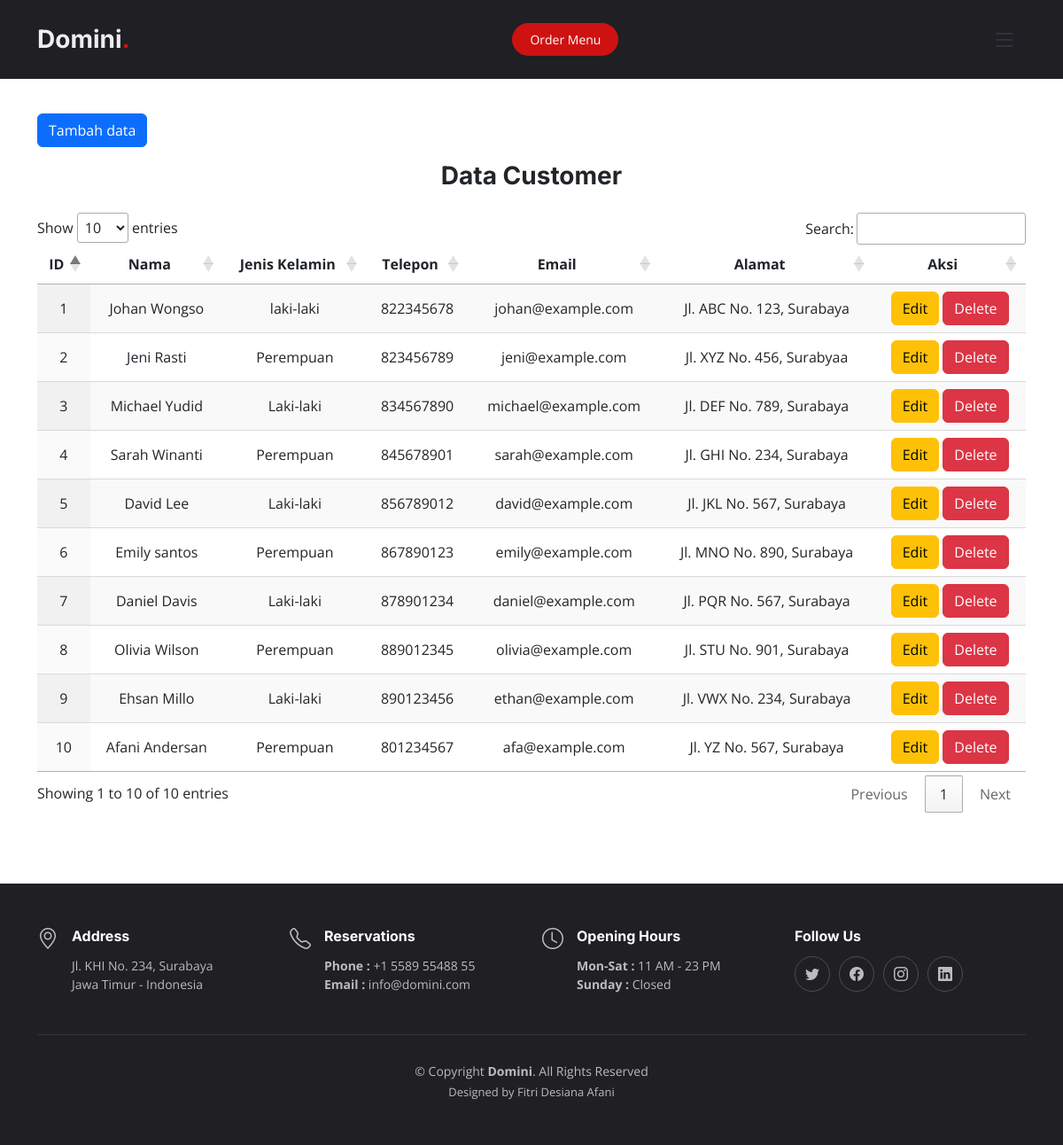
/customer.php, run on the app's committed database.
### tables this page shows
CREATE TABLE `customer` (
  `id_customer` int(11) NOT NULL,
  `nama` varchar(100) NOT NULL,
  `jenis_kelamin` varchar(10) NOT NULL,
  `telepon` int(11) NOT NULL,
  `email` varchar(20) NOT NULL,
  `alamat` varchar(100) NOT NULL
);

### customer.php (the view, shortened to what this page needs)
<!DOCTYPE html>
<html lang="en">
<head>
  <link href="assets/vendor/bootstrap/css/bootstrap.min.css" rel="stylesheet">
  <link href="assets/vendor/bootstrap-icons/bootstrap-icons.css" rel="stylesheet">
  <link href="assets/vendor/aos/aos.css" rel="stylesheet">
  <link href="assets/vendor/glightbox/css/glightbox.min.css" rel="stylesheet">
  <link href="assets/vendor/swiper/swiper-bundle.min.css" rel="stylesheet">
  <link href="assets/css/main2.css" rel="stylesheet">
  <link rel="stylesheet" href="https://cdn.datatables.net/1.13.4/css/jquery.dataTables.css" />
</head>
<body>
  <header id="header" class="header fixed-top d-flex align-items-center">
    <div class="container d-flex align-items-center justify-content-between">
      <a href="index.php" class="logo d-flex align-items-center me-auto me-lg-0">
        <h1>Domini<span>.</span></h1>
      </a>
      <a class="btn-book-a-table" href="order.php">Order Menu</a>
      <i class="mobile-nav-toggle mobile-nav-show bi bi-list"></i>
    </div>
  </header>
  <section id="crud" class="dropdown">
    <div class="container">
        <table class="display" id ="Table" >
        <a href="create_customer.php" class="btn btn-primary mt-5">Tambah data</a>
        <h3 class="fw-bold text-center mt-3 mb-4">Data Customer</h3>
                <thead>
                    <tr>
                    <th widht="50px" class="text-center">ID</th>
                    <th widht="200px" class="text-center">Nama</th>
                    <th widht="300px" class="text-center">Jenis Kelamin</th>
                    <th widht="300px" class="text-center">Telepon</th>
                    <th widht="200px" class="text-center">Email</th>
                    <th widht="200px" class="text-center">Alamat</th>
                    <th widht="200px" class="text-center">Aksi</th>
                    </tr>
                </thead>
                <?php
                    include ('connect.php');
                    $data_customer = mysqli_query($conn, "SELECT * FROM customer");
                    while($customer = mysqli_fetch_array($data_customer)){
                ?>
                <tr>
                    <td class="text-center"><?php echo $customer['id_customer'] ?></td>
                    <td class="text-center"><?php echo $customer['nama'] ?></td>
                    <td class="text-center"><?php echo $customer['jenis_kelamin'] ?></td>
                    <td class="text-center"><?php echo $customer['telepon'] ?></td>
                    <td class="text-center"><?php echo $customer['email'] ?></td>
                    <td class="text-center"><?php echo $customer['alamat'] ?></td>
                    <td class="text-center">
                    <a class="btn btn-warning" href="edit_customer.php?id_customer=<?= $customer['id_customer']; ?>">Edit</a>
                    <a class="btn btn-danger" href="delete_customer.php?id_customer=<?= $customer['id_customer']; ?>">Delete</a>
                </tr>
                <?php
                    }
                ?>
            </table>
        </div>
  </section >
  <footer id="footer" class="footer">
    <div class="container">
      <div class="row gy-3">
        <div class="col-lg-3 col-md-6 d-flex">
          <i class="bi bi-geo-alt icon"></i>
          <div>
            <h4>Address</h4>
            <p>
              Jl. KHI No. 234, Surabaya <br>
              Jawa Timur - Indonesia<br>
            </p>
          </div>
        </div>
        <div class="col-lg-3 col-md-6 footer-links d-flex">
          <i class="bi bi-telephone icon"></i>
          <div>
            <h4>Reservations</h4>
            <p>
              <strong>Phone :</strong> +1 5589 55488 55<br>
              <strong>Email :</strong> info@domini.com<br>
            </p>
          </div>
        </div>
        <div class="col-lg-3 col-md-6 footer-links d-flex">
          <i class="bi bi-clock icon"></i>
          <div>
            <h4>Opening Hours</h4>
            <p>
            <strong>Mon-Sat :</strong> 11 AM - 23 PM<br>
            <strong>Sunday :</strong> Closed<br>
            </p>
          </div>
        </div>
        <div class="col-lg-3 col-md-6 footer-links">
          <h4>Follow Us</h4>
          <div class="social-links d-flex">
            <a href="#" class="twitter"><i class="bi bi-twitter"></i></a>
            <a href="#" class="facebook"><i class="bi bi-facebook"></i></a>
            <a href="#" class="instagram"><i class="bi bi-instagram"></i></a>
            <a href="#" class="linkedin"><i class="bi bi-linkedin"></i></a>
          </div>
        </div>
      </div>
    </div>
    <div class="container">
      <div class="copyright">
        &copy; Copyright <strong><span>Domini</span></strong>. All Rights Reserved
      </div>
      <div class="credits">
        Designed by Fitri Desiana Afani</a>
      </div>
    </div>
  </footer>
</body>
</html>

### assets/css/main2.css (style rules this page uses)
:root { --font-default: "Open Sans", system-ui, -apple-system, "Segoe UI", Roboto, "Helvetica Neue", Arial, "Noto Sans", "Liberation Sans", sans-serif, "Apple Color Emoji", "Segoe UI Emoji", "Segoe UI Symbol", "Noto Color Emoji"; --font-primary: "Amatic SC", sans-serif; --font-secondary: "Inter", sans-serif; }
:root { --color-default: #212529; --color-primary: #ce1212; --color-secondary: #37373f; }
:root { scroll-behavior: smooth; }
body { font-family: var(--font-default); color: var(--color-default); }
a { color: var(--color-primary); text-decoration: none; }
h1, h2, h3, h4, h5, h6 { font-family: var(--font-secondary); }
section { overflow: hidden; padding: 80px 0; }
.header { background: #1f1f24; transition: all 0.5s; z-index: 997; height: 90px; border-bottom: 1px solid #fff; }
.header .logo h1 { font-size: 28px; font-weight: 700; color: #eee; margin: 0; font-family: var(--font-secondary); }
.header .logo h1 span { color: var(--color-primary); }
.header .btn-book-a-table, .header .btn-book-a-table:focus { font-size: 14px; color: #fff; background: var(--color-primary); padding: 8px 20px; margin-left: 30px; border-radius: 50px; transition: 0.3s; }
section { scroll-margin-top: 90px; }
@media (max-width: 1279px) { .mobile-nav-show { color: var(--color-secondary); font-size: 28px; cursor: pointer; line-height: 0; transition: 0.5s; z-index: 9999; margin: 0 10px 0 20px; } }
.footer { font-size: 14px; background-color: #1f1f24; padding: 50px 0; color: rgba(255, 255, 255, 0.7); }
.footer .icon { margin-right: 15px; font-size: 24px; line-height: 0; }
.footer h4 { font-size: 16px; font-weight: bold; position: relative; padding-bottom: 5px; color: #fff; }
.footer .footer-links { margin-bottom: 30px; }
.footer .social-links a { display: flex; align-items: center; justify-content: center; width: 40px; height: 40px; border-radius: 50%; border: 1px solid rgba(255, 255, 255, 0.2); font-size: 16px; color: rgba(255, 255, 255, 0.7); margin-right: 10px; transition: 0.3s; }
.footer .copyright { text-align: center; padding-top: 30px; border-top: 1px solid rgba(255, 255, 255, 0.1); }
.footer .credits { padding-top: 4px; text-align: center; font-size: 13px; }

### data on the page
customer: id_customer "1", nama "Johan Wongso", jenis_kelamin "laki-laki", telepon "822345678", email "johan@example.com", alamat "Jl. ABC No. 123, Surabaya"
customer: id_customer "2", nama "Jeni Rasti", jenis_kelamin "Perempuan", telepon "823456789", email "jeni@example.com", alamat "Jl. XYZ No. 456, Surabyaa"
customer: id_customer "3", nama "Michael Yudid", jenis_kelamin "Laki-laki", telepon "834567890", email "michael@example.com", alamat "Jl. DEF No. 789, Surabaya"
customer: id_customer "4", nama "Sarah Winanti", jenis_kelamin "Perempuan", telepon "845678901", email "sarah@example.com", alamat "Jl. GHI No. 234, Surabaya"
customer: id_customer "5", nama "David Lee", jenis_kelamin "Laki-laki", telepon "856789012", email "david@example.com", alamat "Jl. JKL No. 567, Surabaya"
customer: id_customer "6", nama "Emily santos", jenis_kelamin "Perempuan", telepon "867890123", email "emily@example.com", alamat "Jl. MNO No. 890, Surabaya"
customer: id_customer "7", nama "Daniel Davis", jenis_kelamin "Laki-laki", telepon "878901234", email "daniel@example.com", alamat "Jl. PQR No. 567, Surabaya"
customer: id_customer "8", nama "Olivia Wilson", jenis_kelamin "Perempuan", telepon "889012345", email "olivia@example.com", alamat "Jl. STU No. 901, Surabaya"
customer: id_customer "9", nama "Ehsan Millo", jenis_kelamin "Laki-laki", telepon "890123456", email "ethan@example.com", alamat "Jl. VWX No. 234, Surabaya"
customer: id_customer "10", nama "Afani Andersan", jenis_kelamin "Perempuan", telepon "801234567", email "afa@example.com", alamat "Jl. YZ No. 567, Surabaya"
